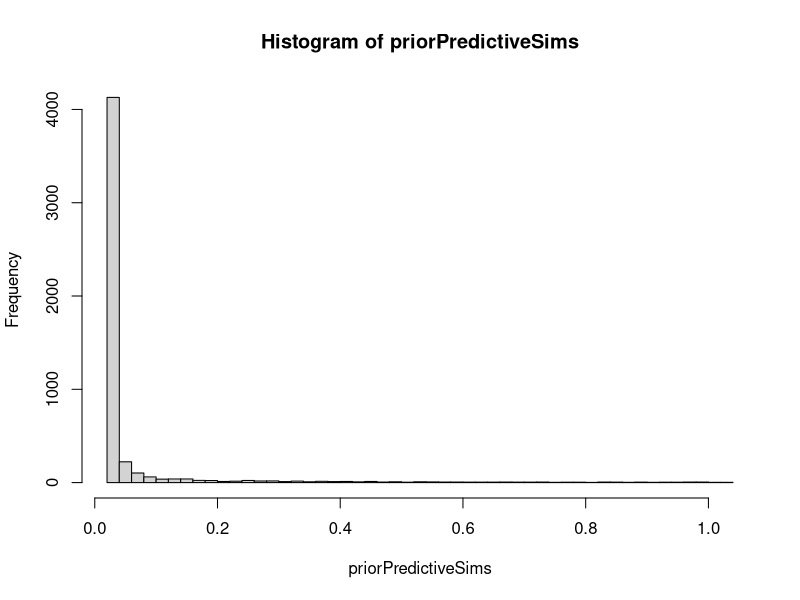
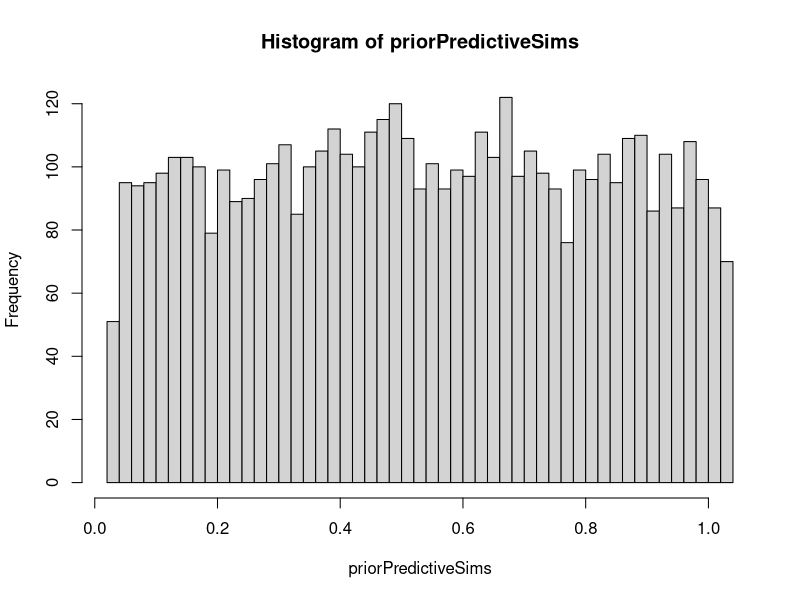

Generate these figures, in order, with R:


###### Prior predictive checks ######

# Strongly nonlinear model
model = function(x) exp(-abs(x)) + rnorm(1,sd = 0.05)

# wide uniform prior leads to a very "biased" prior predictive distribution 
priorDraws = rnorm(5000, sd = 20)
priorPredictiveSims = model(priorDraws)
hist(priorPredictiveSims, breaks = 50)

# an exponential prior, which concentrates mass around 0 (transformed by the model to large values) is arguably far more "neutral"
priorDraws = rexp(5000) * sample(c(-1,1), 5000, T)
priorPredictiveSims = model(priorDraws)
hist(priorPredictiveSims, breaks = 50)

# Essentially, what we see here is a principle that is extended in Jeffrey's prior https://en.wikipedia.org/wiki/Jeffreys_prior


###### Posterior predictive checks ######